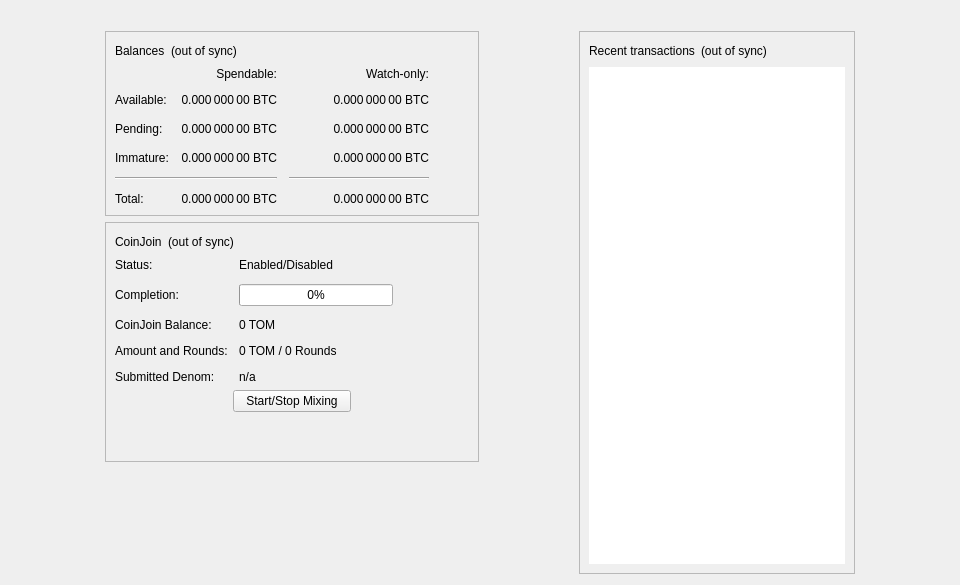
<?xml version="1.0" encoding="UTF-8"?>
<ui version="4.0">
 <class>OverviewPage</class>
 <widget class="QWidget" name="OverviewPage">
  <property name="geometry">
   <rect>
    <x>0</x>
    <y>0</y>
    <width>960</width>
    <height>585</height>
   </rect>
  </property>
  <property name="minimumSize">
   <size>
    <width>960</width>
    <height>0</height>
   </size>
  </property>
  <property name="windowTitle">
   <string>Form</string>
  </property>
  <layout class="QVBoxLayout" name="topLayout">
   <item>
    <widget class="QLabel" name="labelAlerts">
     <property name="visible">
      <bool>false</bool>
     </property>
     <property name="wordWrap">
      <bool>true</bool>
     </property>
     <property name="margin">
      <number>3</number>
     </property>
     <property name="textInteractionFlags">
      <set>Qt::TextSelectableByMouse</set>
     </property>
    </widget>
   </item>
   <item>
    <layout class="QHBoxLayout" name="horizontalLayout" stretch="1,0,1,0,1">
     <item>
      <spacer name="horizontalSpacerLeft">
       <property name="orientation">
        <enum>Qt::Horizontal</enum>
       </property>
       <property name="sizeType">
        <enum>QSizePolicy::Preferred</enum>
       </property>
       <property name="sizeHint" stdset="0">
        <size>
         <width>10</width>
         <height>20</height>
        </size>
       </property>
      </spacer>
     </item>
     <item>
      <layout class="QVBoxLayout" name="verticalLayout_2">
       <item>
        <widget class="QFrame" name="frame">
         <property name="frameShape">
          <enum>QFrame::StyledPanel</enum>
         </property>
         <property name="frameShadow">
          <enum>QFrame::Raised</enum>
         </property>
         <layout class="QVBoxLayout" name="verticalLayout_4">
          <item>
           <layout class="QHBoxLayout" name="horizontalLayout_4">
            <item>
             <widget class="QLabel" name="label_5">
              <property name="text">
               <string>Balances</string>
              </property>
             </widget>
            </item>
            <item>
             <widget class="QLabel" name="labelWalletStatus">
              <property name="toolTip">
               <string>The displayed information may be out of date. Your wallet automatically synchronizes with the Atom network after a connection is established, but this process has not completed yet.</string>
              </property>
              <property name="text">
               <string notr="true">(out of sync)</string>
              </property>
              <property name="alignment">
               <set>Qt::AlignLeading|Qt::AlignLeft|Qt::AlignVCenter</set>
              </property>
             </widget>
            </item>
            <item>
             <spacer name="horizontalSpacer_3">
              <property name="orientation">
               <enum>Qt::Horizontal</enum>
              </property>
              <property name="sizeHint" stdset="0">
               <size>
                <width>40</width>
                <height>20</height>
               </size>
              </property>
             </spacer>
            </item>
           </layout>
          </item>
          <item>
           <layout class="QGridLayout" name="gridLayout">
            <property name="spacing">
             <number>12</number>
            </property>
            <item row="2" column="2">
             <widget class="QLabel" name="labelWatchPending">
              <property name="cursor">
               <cursorShape>IBeamCursor</cursorShape>
              </property>
              <property name="toolTip">
               <string>Unconfirmed transactions to watch-only addresses</string>
              </property>
              <property name="text">
               <string notr="true">0.000 000 00 BTC</string>
              </property>
              <property name="alignment">
               <set>Qt::AlignRight|Qt::AlignTrailing|Qt::AlignVCenter</set>
              </property>
              <property name="textInteractionFlags">
               <set>Qt::LinksAccessibleByMouse|Qt::TextSelectableByKeyboard|Qt::TextSelectableByMouse</set>
              </property>
             </widget>
            </item>
            <item row="2" column="1">
             <widget class="QLabel" name="labelUnconfirmed">
              <property name="cursor">
               <cursorShape>IBeamCursor</cursorShape>
              </property>
              <property name="toolTip">
               <string>Total of transactions that have yet to be confirmed, and do not yet count toward the spendable balance</string>
              </property>
              <property name="text">
               <string notr="true">0.000 000 00 BTC</string>
              </property>
              <property name="alignment">
               <set>Qt::AlignRight|Qt::AlignTrailing|Qt::AlignVCenter</set>
              </property>
              <property name="textInteractionFlags">
               <set>Qt::LinksAccessibleByMouse|Qt::TextSelectableByKeyboard|Qt::TextSelectableByMouse</set>
              </property>
             </widget>
            </item>
            <item row="3" column="2">
             <widget class="QLabel" name="labelWatchImmature">
              <property name="cursor">
               <cursorShape>IBeamCursor</cursorShape>
              </property>
              <property name="toolTip">
               <string>Mined balance in watch-only addresses that has not yet matured</string>
              </property>
              <property name="text">
               <string notr="true">0.000 000 00 BTC</string>
              </property>
              <property name="alignment">
               <set>Qt::AlignRight|Qt::AlignTrailing|Qt::AlignVCenter</set>
              </property>
              <property name="textInteractionFlags">
               <set>Qt::LinksAccessibleByMouse|Qt::TextSelectableByKeyboard|Qt::TextSelectableByMouse</set>
              </property>
             </widget>
            </item>
            <item row="4" column="0" colspan="2">
             <widget class="Line" name="lineSpendableBalance">
              <property name="orientation">
               <enum>Qt::Horizontal</enum>
              </property>
             </widget>
            </item>
            <item row="4" column="2">
             <widget class="Line" name="lineWatchBalance">
              <property name="sizePolicy">
               <sizepolicy hsizetype="Preferred" vsizetype="Fixed">
                <horstretch>0</horstretch>
                <verstretch>0</verstretch>
               </sizepolicy>
              </property>
              <property name="minimumSize">
               <size>
                <width>140</width>
                <height>0</height>
               </size>
              </property>
              <property name="orientation">
               <enum>Qt::Horizontal</enum>
              </property>
             </widget>
            </item>
            <item row="5" column="0">
             <widget class="QLabel" name="labelTotalText">
              <property name="text">
               <string>Total:</string>
              </property>
             </widget>
            </item>
            <item row="3" column="1">
             <widget class="QLabel" name="labelImmature">
              <property name="cursor">
               <cursorShape>IBeamCursor</cursorShape>
              </property>
              <property name="toolTip">
               <string>Mined balance that has not yet matured</string>
              </property>
              <property name="text">
               <string notr="true">0.000 000 00 BTC</string>
              </property>
              <property name="alignment">
               <set>Qt::AlignRight|Qt::AlignTrailing|Qt::AlignVCenter</set>
              </property>
              <property name="textInteractionFlags">
               <set>Qt::LinksAccessibleByMouse|Qt::TextSelectableByKeyboard|Qt::TextSelectableByMouse</set>
              </property>
             </widget>
            </item>
            <item row="2" column="3">
             <spacer name="horizontalSpacer_2">
              <property name="orientation">
               <enum>Qt::Horizontal</enum>
              </property>
              <property name="sizeHint" stdset="0">
               <size>
                <width>40</width>
                <height>20</height>
               </size>
              </property>
             </spacer>
            </item>
            <item row="3" column="0">
             <widget class="QLabel" name="labelImmatureText">
              <property name="text">
               <string>Immature:</string>
              </property>
             </widget>
            </item>
            <item row="5" column="1">
             <widget class="QLabel" name="labelTotal">
              <property name="cursor">
               <cursorShape>IBeamCursor</cursorShape>
              </property>
              <property name="toolTip">
               <string>Your current total balance</string>
              </property>
              <property name="text">
               <string notr="true">0.000 000 00 BTC</string>
              </property>
              <property name="alignment">
               <set>Qt::AlignRight|Qt::AlignTrailing|Qt::AlignVCenter</set>
              </property>
              <property name="textInteractionFlags">
               <set>Qt::LinksAccessibleByMouse|Qt::TextSelectableByKeyboard|Qt::TextSelectableByMouse</set>
              </property>
             </widget>
            </item>
            <item row="5" column="2">
             <widget class="QLabel" name="labelWatchTotal">
              <property name="cursor">
               <cursorShape>IBeamCursor</cursorShape>
              </property>
              <property name="toolTip">
               <string>Current total balance in watch-only addresses</string>
              </property>
              <property name="text">
               <string notr="true">0.000 000 00 BTC</string>
              </property>
              <property name="alignment">
               <set>Qt::AlignRight|Qt::AlignTrailing|Qt::AlignVCenter</set>
              </property>
              <property name="textInteractionFlags">
               <set>Qt::LinksAccessibleByMouse|Qt::TextSelectableByKeyboard|Qt::TextSelectableByMouse</set>
              </property>
             </widget>
            </item>
            <item row="0" column="2">
             <widget class="QLabel" name="labelWatchonly">
              <property name="text">
               <string>Watch-only:</string>
              </property>
              <property name="alignment">
               <set>Qt::AlignRight|Qt::AlignTrailing|Qt::AlignVCenter</set>
              </property>
             </widget>
            </item>
            <item row="1" column="0">
             <widget class="QLabel" name="labelBalanceText">
              <property name="text">
               <string>Available:</string>
              </property>
             </widget>
            </item>
            <item row="1" column="1">
             <widget class="QLabel" name="labelBalance">
              <property name="cursor">
               <cursorShape>IBeamCursor</cursorShape>
              </property>
              <property name="toolTip">
               <string>Your current spendable balance</string>
              </property>
              <property name="text">
               <string notr="true">0.000 000 00 BTC</string>
              </property>
              <property name="alignment">
               <set>Qt::AlignRight|Qt::AlignTrailing|Qt::AlignVCenter</set>
              </property>
              <property name="textInteractionFlags">
               <set>Qt::LinksAccessibleByMouse|Qt::TextSelectableByKeyboard|Qt::TextSelectableByMouse</set>
              </property>
             </widget>
            </item>
            <item row="1" column="2">
             <widget class="QLabel" name="labelWatchAvailable">
              <property name="cursor">
               <cursorShape>IBeamCursor</cursorShape>
              </property>
              <property name="toolTip">
               <string>Your current balance in watch-only addresses</string>
              </property>
              <property name="text">
               <string notr="true">0.000 000 00 BTC</string>
              </property>
              <property name="alignment">
               <set>Qt::AlignRight|Qt::AlignTrailing|Qt::AlignVCenter</set>
              </property>
              <property name="textInteractionFlags">
               <set>Qt::LinksAccessibleByMouse|Qt::TextSelectableByKeyboard|Qt::TextSelectableByMouse</set>
              </property>
             </widget>
            </item>
            <item row="2" column="0">
             <widget class="QLabel" name="labelPendingText">
              <property name="text">
               <string>Pending:</string>
              </property>
             </widget>
            </item>
            <item row="0" column="1">
             <widget class="QLabel" name="labelSpendable">
              <property name="text">
               <string>Spendable:</string>
              </property>
              <property name="alignment">
               <set>Qt::AlignRight|Qt::AlignTrailing|Qt::AlignVCenter</set>
              </property>
             </widget>
            </item>
           </layout>
          </item>
         </layout>
        </widget>
       </item>
       <item>
        <widget class="QFrame" name="frameCoinJoin">
         <property name="layoutDirection">
          <enum>Qt::LeftToRight</enum>
         </property>
         <property name="frameShape">
          <enum>QFrame::StyledPanel</enum>
         </property>
         <property name="frameShadow">
          <enum>QFrame::Raised</enum>
         </property>
         <layout class="QVBoxLayout" name="VerticalLayout_PS1">
          <item>
           <layout class="QHBoxLayout" name="horizontalLayout_5">
            <item>
             <widget class="QLabel" name="labelCoinJoinHeader">
              <property name="text">
               <string notr="true">CoinJoin</string>
              </property>
             </widget>
            </item>
            <item>
             <widget class="QLabel" name="labelCoinJoinSyncStatus">
              <property name="toolTip">
               <string>The displayed information may be out of date. Your wallet automatically synchronizes with the Atom network after a connection is established, but this process has not completed yet.</string>
              </property>
              <property name="text">
               <string notr="true">(out of sync)</string>
              </property>
              <property name="alignment">
               <set>Qt::AlignLeading|Qt::AlignLeft|Qt::AlignVCenter</set>
              </property>
             </widget>
            </item>
            <item>
             <spacer name="horizontalSpacer_4">
              <property name="orientation">
               <enum>Qt::Horizontal</enum>
              </property>
              <property name="sizeHint" stdset="0">
               <size>
                <width>40</width>
                <height>20</height>
               </size>
              </property>
             </spacer>
            </item>
           </layout>
          </item>
          <item>
           <layout class="QFormLayout" name="coinJoinFormLayout">
            <property name="fieldGrowthPolicy">
             <enum>QFormLayout::AllNonFixedFieldsGrow</enum>
            </property>
            <property name="horizontalSpacing">
             <number>11</number>
            </property>
            <property name="verticalSpacing">
             <number>12</number>
            </property>
            <item row="0" column="0">
             <widget class="QLabel" name="labelCoinJoinEnabledText">
              <property name="text">
               <string>Status:</string>
              </property>
             </widget>
            </item>
            <item row="0" column="1">
             <widget class="QLabel" name="labelCoinJoinEnabled">
              <property name="text">
               <string>Enabled/Disabled</string>
              </property>
             </widget>
            </item>
            <item row="1" column="0">
             <widget class="QLabel" name="labelCompletitionText">
              <property name="text">
               <string>Completion:</string>
              </property>
             </widget>
            </item>
            <item row="1" column="1">
             <widget class="QProgressBar" name="coinJoinProgress">
              <property name="maximumSize">
               <size>
                <width>154</width>
                <height>16777215</height>
               </size>
              </property>
              <property name="value">
               <number>0</number>
              </property>
             </widget>
            </item>
            <item row="2" column="0">
             <widget class="QLabel" name="labelAnonymizedText">
              <property name="text">
               <string notr="true">CoinJoin Balance:</string>
              </property>
             </widget>
            </item>
            <item row="2" column="1">
             <widget class="QLabel" name="labelAnonymized">
              <property name="text">
               <string notr="true">0 TOM</string>
              </property>
             </widget>
            </item>
            <item row="3" column="0">
             <widget class="QLabel" name="labelAmountAndRoundsText">
              <property name="text">
               <string>Amount and Rounds:</string>
              </property>
             </widget>
            </item>
            <item row="3" column="1">
             <widget class="QLabel" name="labelAmountRounds">
              <property name="text">
               <string>0 TOM / 0 Rounds</string>
              </property>
             </widget>
            </item>
            <item row="4" column="0">
             <widget class="QLabel" name="labelSubmittedDenomText">
              <property name="text">
               <string>Submitted Denom:</string>
              </property>
             </widget>
            </item>
            <item row="4" column="1">
             <widget class="QLabel" name="labelSubmittedDenom">
              <property name="toolTip">
               <string>The denominations you submitted to the Masternode.&lt;br&gt;To mix, other users must submit the exact same denominations.</string>
              </property>
              <property name="text">
               <string>n/a</string>
              </property>
              <property name="wordWrap">
               <bool>true</bool>
              </property>
             </widget>
            </item>
           </layout>
          </item>
          <item>
           <layout class="QVBoxLayout" name="VerticalLayout_PS">
            <item>
             <layout class="QHBoxLayout" name="horizontalLayout_3">
              <property name="topMargin">
               <number>0</number>
              </property>
              <item>
               <spacer name="horizontalSpacer_5">
                <property name="orientation">
                 <enum>Qt::Horizontal</enum>
                </property>
                <property name="sizeHint" stdset="0">
                 <size>
                  <width>40</width>
                  <height>20</height>
                 </size>
                </property>
               </spacer>
              </item>
              <item>
               <widget class="QPushButton" name="toggleCoinJoin">
                <property name="sizePolicy">
                 <sizepolicy hsizetype="MinimumExpanding" vsizetype="Fixed">
                  <horstretch>0</horstretch>
                  <verstretch>0</verstretch>
                 </sizepolicy>
                </property>
                <property name="text">
                 <string>Start/Stop Mixing</string>
                </property>
               </widget>
              </item>
              <item>
               <spacer name="horizontalSpacer_6">
                <property name="orientation">
                 <enum>Qt::Horizontal</enum>
                </property>
                <property name="sizeHint" stdset="0">
                 <size>
                  <width>40</width>
                  <height>20</height>
                 </size>
                </property>
               </spacer>
              </item>
             </layout>
            </item>
            <item>
             <spacer name="verticalSpacer_3">
              <property name="orientation">
               <enum>Qt::Vertical</enum>
              </property>
              <property name="sizeHint" stdset="0">
               <size>
                <width>20</width>
                <height>40</height>
               </size>
              </property>
             </spacer>
            </item>
           </layout>
          </item>
         </layout>
        </widget>
       </item>
       <item>
        <spacer name="verticalSpacer">
         <property name="orientation">
          <enum>Qt::Vertical</enum>
         </property>
         <property name="sizeHint" stdset="0">
          <size>
           <width>20</width>
           <height>40</height>
          </size>
         </property>
        </spacer>
       </item>
      </layout>
     </item>
     <item>
      <spacer name="horizontalSpacerCenter">
       <property name="orientation">
        <enum>Qt::Horizontal</enum>
       </property>
       <property name="sizeHint" stdset="0">
        <size>
         <width>10</width>
         <height>20</height>
        </size>
       </property>
      </spacer>
     </item>
     <item>
      <layout class="QVBoxLayout" name="verticalLayout_3">
       <item>
        <widget class="QFrame" name="frame_2">
         <property name="frameShape">
          <enum>QFrame::StyledPanel</enum>
         </property>
         <property name="frameShadow">
          <enum>QFrame::Raised</enum>
         </property>
         <layout class="QVBoxLayout" name="verticalLayout">
          <item>
           <layout class="QHBoxLayout" name="horizontalLayout_2">
            <item>
             <widget class="QLabel" name="label_4">
              <property name="text">
               <string>Recent transactions</string>
              </property>
             </widget>
            </item>
            <item>
             <widget class="QLabel" name="labelTransactionsStatus">
              <property name="toolTip">
               <string>The displayed information may be out of date. Your wallet automatically synchronizes with the Atom network after a connection is established, but this process has not completed yet.</string>
              </property>
              <property name="text">
               <string notr="true">(out of sync)</string>
              </property>
              <property name="alignment">
               <set>Qt::AlignLeading|Qt::AlignLeft|Qt::AlignVCenter</set>
              </property>
             </widget>
            </item>
            <item>
             <spacer name="horizontalSpacer">
              <property name="orientation">
               <enum>Qt::Horizontal</enum>
              </property>
              <property name="sizeHint" stdset="0">
               <size>
                <width>40</width>
                <height>20</height>
               </size>
              </property>
             </spacer>
            </item>
           </layout>
          </item>
          <item>
           <widget class="QListView" name="listTransactions">
            <property name="frameShape">
             <enum>QFrame::NoFrame</enum>
            </property>
            <property name="verticalScrollBarPolicy">
             <enum>Qt::ScrollBarAlwaysOff</enum>
            </property>
            <property name="horizontalScrollBarPolicy">
             <enum>Qt::ScrollBarAlwaysOff</enum>
            </property>
            <property name="selectionMode">
             <enum>QAbstractItemView::NoSelection</enum>
            </property>
           </widget>
          </item>
         </layout>
        </widget>
       </item>
      </layout>
     </item>
     <item>
      <spacer name="horizontalSpacerRight">
       <property name="orientation">
        <enum>Qt::Horizontal</enum>
       </property>
       <property name="sizeType">
        <enum>QSizePolicy::Preferred</enum>
       </property>
       <property name="sizeHint" stdset="0">
        <size>
         <width>10</width>
         <height>20</height>
        </size>
       </property>
      </spacer>
     </item>
    </layout>
   </item>
  </layout>
 </widget>
 <resources/>
 <connections/>
</ui>
